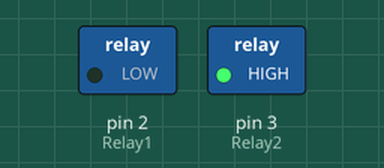
Bench run of a sketch on a simulated Arduino Uno, built with avr-gcc and run on an emulated ATmega328P. Parts: switched loads named in the sketch (green lamp = pin HIGH).

Above: at 1.0 s.
At 5.0 s:
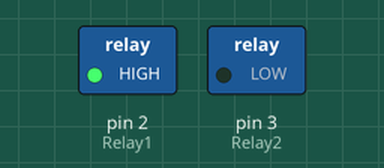
At 7.0 s:
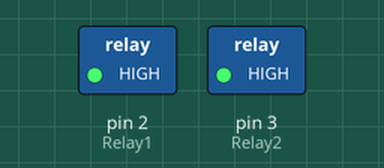
Timing chart, 0 to 10.4 s (numbered marks = the images above):
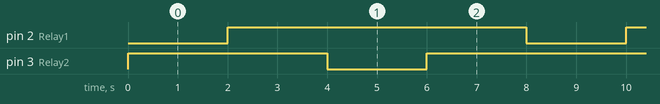

Measured:
- by itself, pin 2 (Relay1), pin 3 (Relay2): alternates HIGH for 6.0 s and LOW for 2.0 s
- by itself, everything shown: repeats every 8.0 s, in 4 steps

The sketch:

_2relay.ino
```cpp
int Relay1 = 2;
int Relay2 = 3;
void setup()
{
 pinMode(Relay1, OUTPUT);     //Set Pin12 as output
 pinMode(Relay2, OUTPUT);
 digitalWrite(Relay1, HIGH); //inicia o relay1 como desligado
 digitalWrite(Relay2, HIGH); //inicia o relay2 como desligado
}
void loop()
{
         digitalWrite(Relay1, LOW);   //Turn ON relay
         delay(2000);
         digitalWrite(Relay1, HIGH);    //Turn OFF relay
         delay(2000);
         digitalWrite(Relay2, LOW);   //Turn ON relay
         delay(2000);
         digitalWrite(Relay2, HIGH);    //Turn OFF relay
         delay(2000);
}
```
